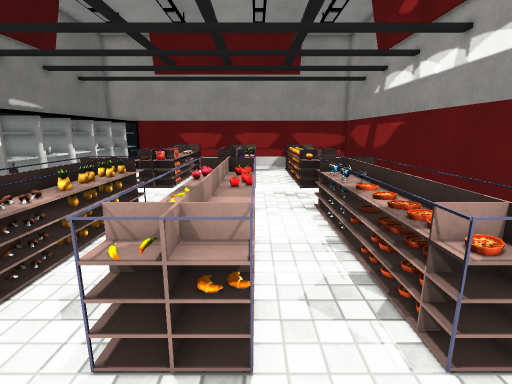
View 1 (above)

24 first-person views from a walk through a 3-D level made in the Unity game engine. The camera is 1.5 m above the floor, tilts 12° down and sees 85° across. The floor is counted in squares, 0.38 m on a side. Each view is taken from the middle of a square. On the plan, view 1 faces up. The plan holds only what a view shows up to about 20 squares ahead; the rest is blank. The place goes on beyond the plan. The player character is not drawn. Some surface patterns are stand-ins.

View 2
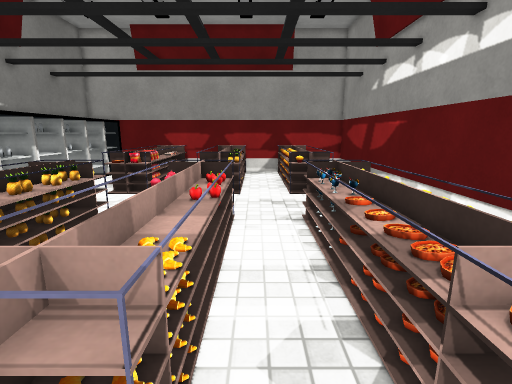

View 3
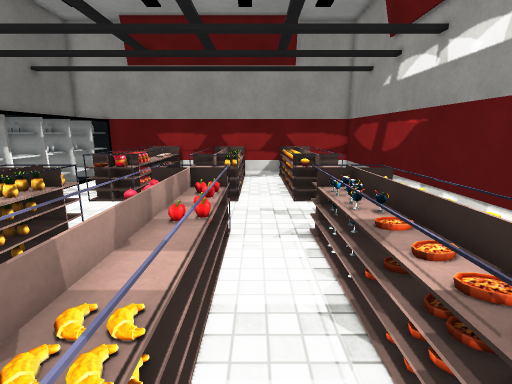

View 4
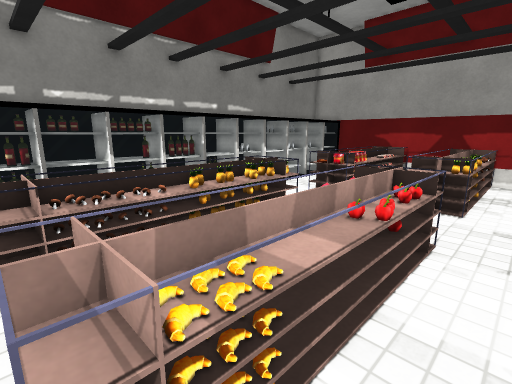

View 5
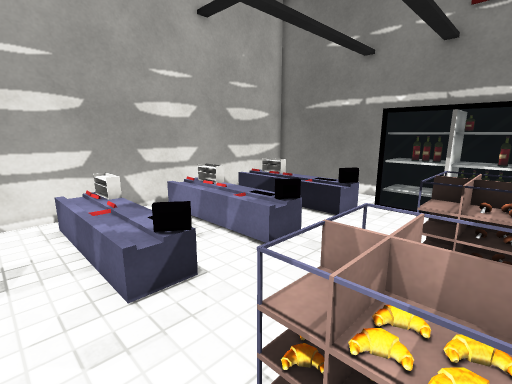

View 6
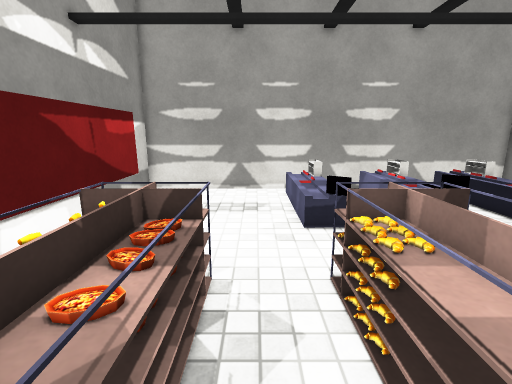

View 7
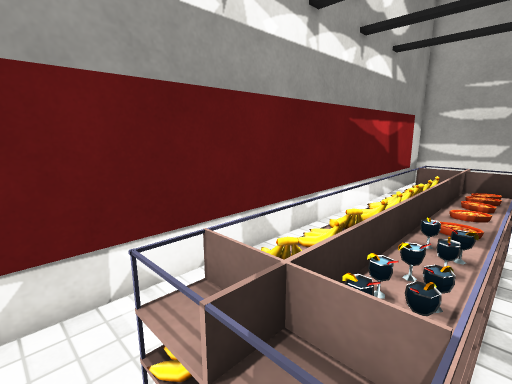

View 8
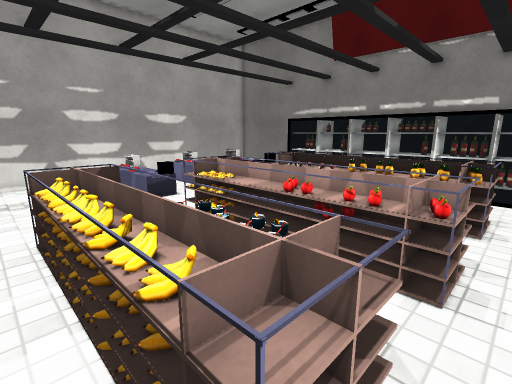

View 9
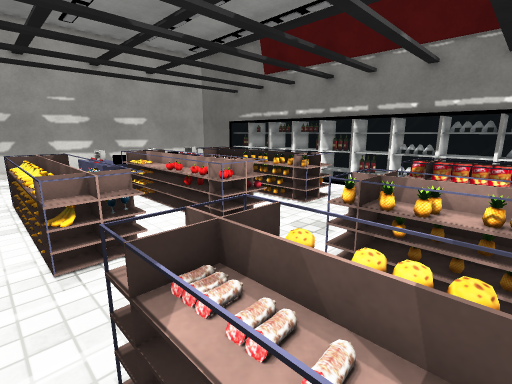

View 10
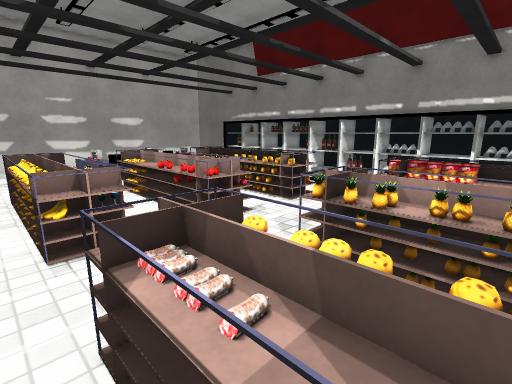

View 11
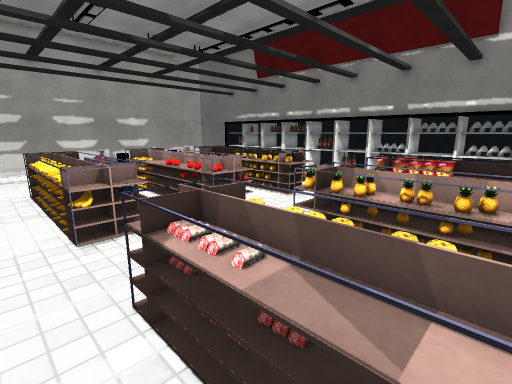

View 12
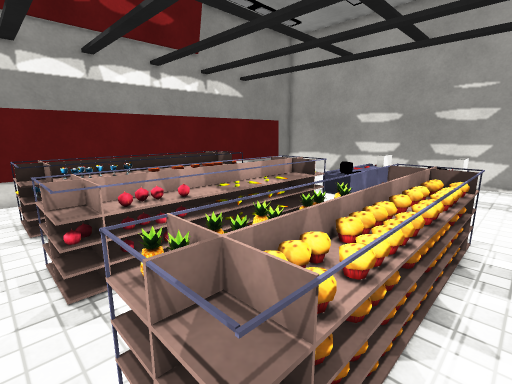

View 13
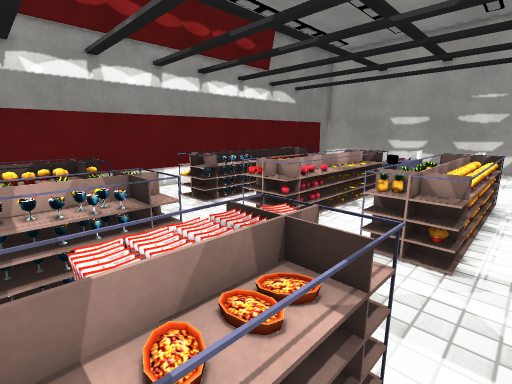

View 14
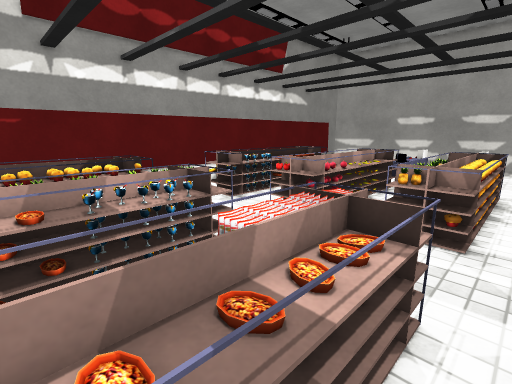

View 15
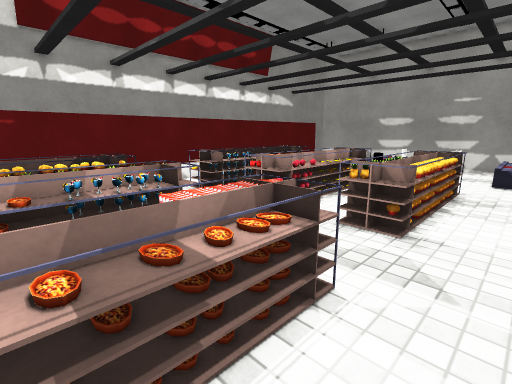

View 16
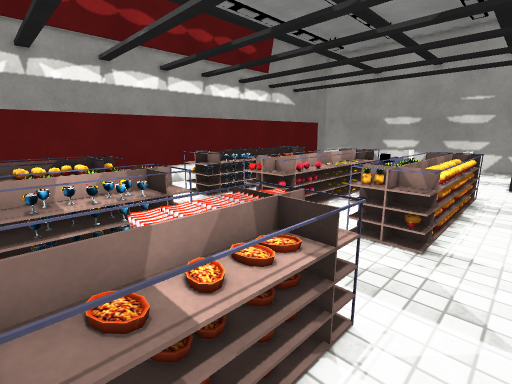

View 17
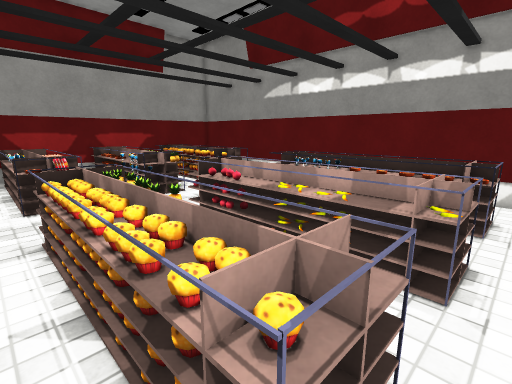

View 18
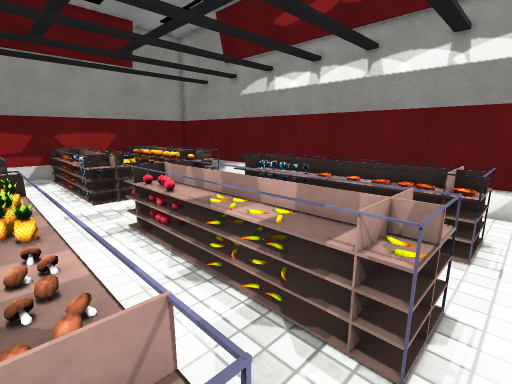

View 19
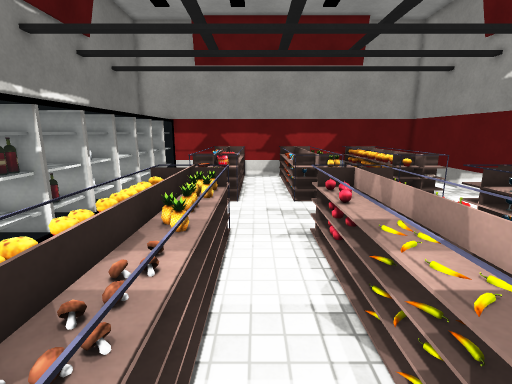

View 20
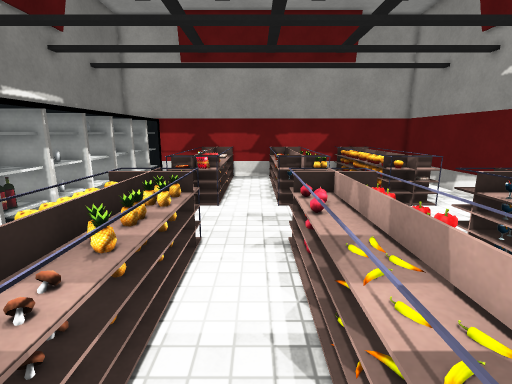

View 21
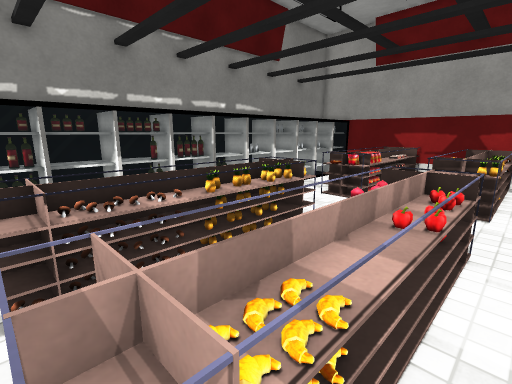

View 22
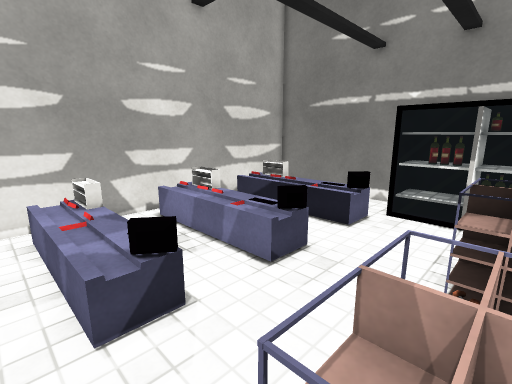

View 23
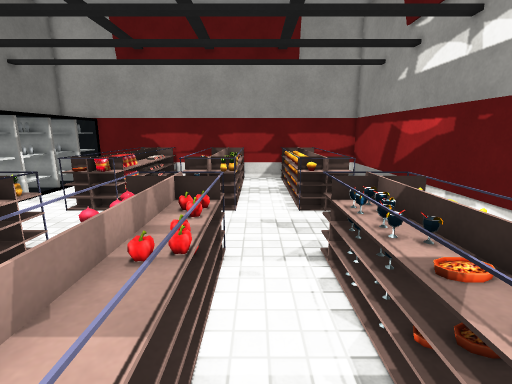

View 24
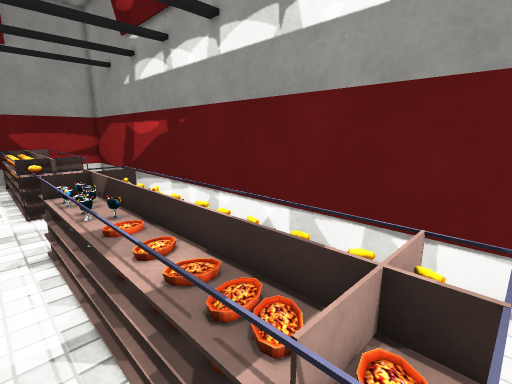

### Floor plan
Key: @ floor where view 1 was taken; # wall or solid block; x gap in a wall; . floor; = window, fence, low wall or low ledge; ^ raised ledge; P pillar; M mushroom; B bag; U building; A banana; O other object.
Columns run from 15 left of view 1 to 10 right of it. Each row starts with its distance up from view 1.
 26   =. .^O^^  ^^ ^  # ^^ . #
 25 ^^= . ^O^^  ^OOO  #O^^.  #
 24 ^^=  .=O^^  ^OO.  #O^^.  #
 23 ^O=   =OBB  ^O^^  #OO^   #
 22 #O=   =OBB  OOOO  #OO^   #
 21 ^^=   =# B  ^^OO  ^^O^   #
 20 ^^=   POOO  ^^OOO OO^P   #
 19 ^^=                      #
 18 ^#=                      #
 17 ^^^                      #
 16 ^^=  .            .   .  #
 15 ^^=   =^#P  =^^PO =^AP   #
 14 ##=   OOOO  ^^^^  ^^A^   #
 13 ^^=   OOOO  UOOO  xOA^   #
 12 ^^=   #OOO  OO^O  .OAA   #
 11 ^O=   #OO=  ^^^O .xOA^   #
 10 ^O=   #O^^  ^^OO  ^OAA   #
  9 ^^=   #OO^  ^O^^  ^OA^   #
  8 ^^=   #OM^  ^O^^  =OAA   #
  7 ^O=   #OM^  ^^^^  =OA^   #
  6 ###   #OMM  ^^OO..=OA^   #
  5 ^^=   ^OO^ .^^OO. =#A^   #
  4 ^^=   PO^P. #O^P..POAO   #
  3 ^^=  .  .                #
  2 ##=             .        #
  1 ##=                      #
  0 ###=           @         #
 -1                          #
 -2                          #
 -3                          #
 -4                          #
 -5                          #
 -6                          #
 -7                          #
 -8                          U
 -9 UUUUUUUUUUUUUUUUUUUUUUUUU#

Positions as (right, up) in squares from view 1, and headings:
1: (0, 0), facing up
2: (1, 2), facing up
3: (1, 4), facing up
4: (2, 4), facing up-left
5: (2, 6), facing down-left
6: (2, 11), facing down
7: (3, 16), facing down-right
8: (7, 16), facing down-left
9: (7, 24), facing down-left
10: (7, 25), facing down-left
11: (8, 26), facing down-left
12: (-10, 16), facing down-right
13: (-10, 24), facing down-right
14: (-10, 26), facing down-right
15: (-12, 26), facing down-right
16: (-11, 25), facing down-right
17: (-10, 3), facing up-right
18: (-7, 3), facing up-right
19: (-5, 4), facing up
20: (-4, 5), facing up
21: (1, 4), facing up-left
22: (1, 5), facing down-left
23: (1, 6), facing up
24: (2, 4), facing up-right
